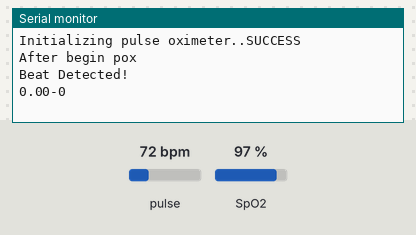
The sketch below on a simulated Arduino Uno, built with avr-gcc and run on an emulated ATmega328P. Shown: the last lines printed to the serial monitor. The test bench sets the inputs (shaded band); at power-on: pulse 72 bpm, SpO2 97 %.

Above: at 1.2 s.
1.3 s: pulse set to 42 bpm
At 2.7 s:
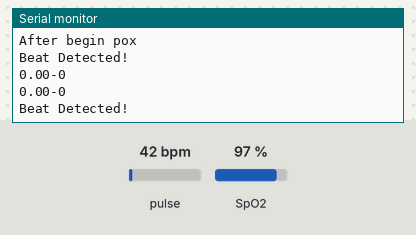
2.8 s: SpO2 set to 80 %
At 3.4 s:
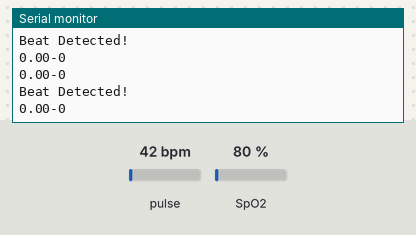
4.3 s: pulse set to 70 bpm
At 7.8 s:
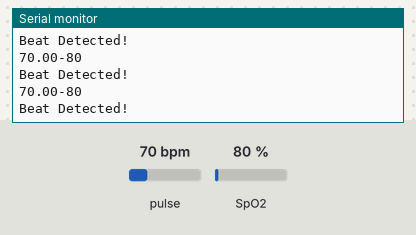
Timing chart, 0 to 9.3 s (numbered marks = the images above; inputs shaded):
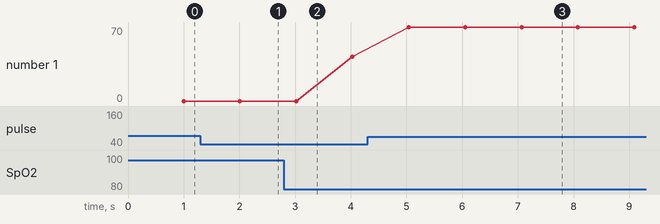

Measured:
- after the input at 4.3 s, the serial monitor: prints a new line after 0.74 s (image 3)
- plotted number 1: 42 → 70 after the input at 4.3 s

The sketch:

arduino_max30100.ino
```cpp
#include <Wire.h>
#include "MAX30100_PulseOximeter.h"
#include <SoftwareSerial.h>

SoftwareSerial nodemcu(5, 6); // nodemcu module connected here

#define REPORTING_PERIOD_MS 1000

PulseOximeter pox;
uint32_t tsLastReport = 0;

float bpm = 0;
int spo2 = 0;
String data = "";
String isRun = "";

void onBeatDetected()
{
  Serial.println("Beat Detected!");
}

void setup()
{
  Serial.begin(115200);
  nodemcu.begin(9600);

  //  displayMessage("Initializing pulse oximeter..");
  Serial.print("Initializing pulse oximeter..");

  // Initialize the PulseOximeter instance
  // Failures are generally due to an improper I2C wiring, missing power supply
  // or wrong target chip
  if (!pox.begin())
  {
    Serial.println("FAILED");
    //    displayMessage("FAILED");
    for (;;);
  }
  else
  {
    //    displayMessage("SUCCESS");
    Serial.println("SUCCESS");
  }
  Serial.println("After begin pox");
  //  displayMessage("After begin pox");
  pox.setIRLedCurrent(MAX30100_LED_CURR_7_6MA);

  // Register a callback for the beat detection
  pox.setOnBeatDetectedCallback(onBeatDetected);
}

void loop()
{
  // Make sure to call update as fast as possible
  pox.update();
  if (millis() - tsLastReport > REPORTING_PERIOD_MS)
  {
    bpm = pox.getHeartRate();
    spo2 = pox.getSpO2();

    data = "";
    data.concat(bpm);
    data.concat("-");
    data.concat(spo2);

    //    Serial.print("Heart rate: ");
    //    Serial.print(bpm);
    //    Serial.print(" bpm");
    //    Serial.print(" - ");
    //    Serial.print("SpO2: ");
    //    Serial.print(spo2);
    //    Serial.println(" %");
    //    Serial.println();
    //    Serial.println(data);
    //    Serial.println();

    Serial.println(data);
    nodemcu.println(data);

    tsLastReport = millis();
  }
}
```
